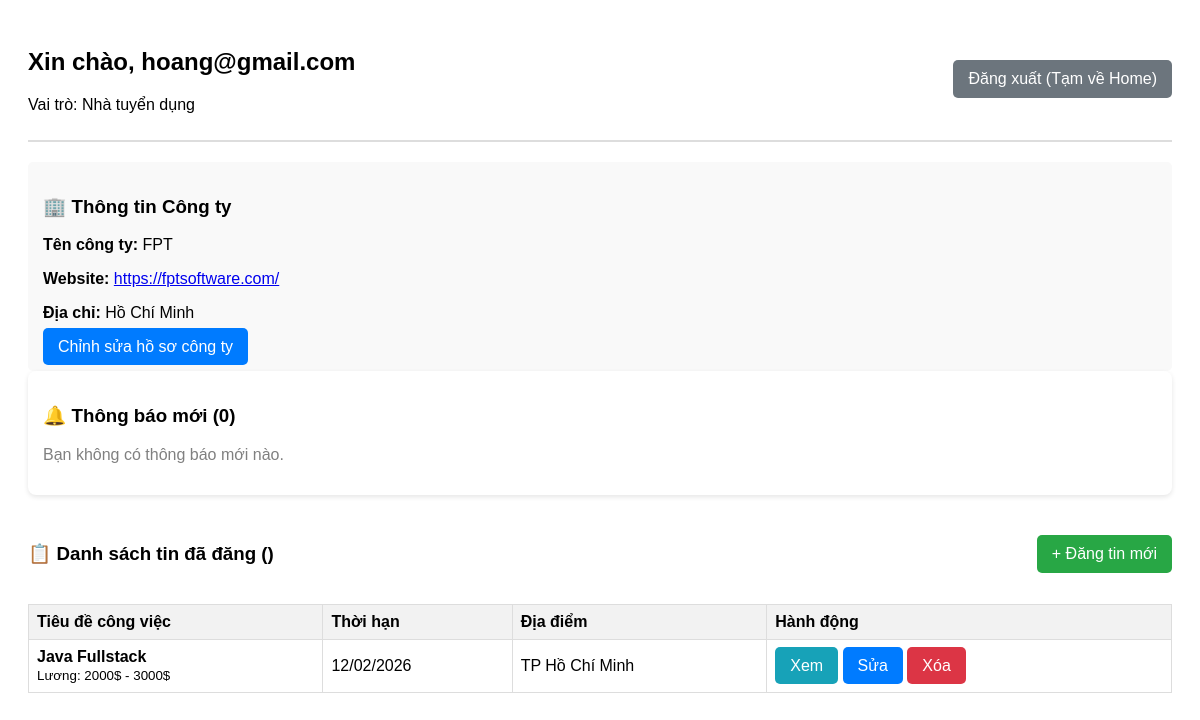
Page /recruiter_dashboard/ (signed in) on the committed database.
### base/models.py (models this page shows, shortened)
class User(AbstractUser):
    username = None
    email = models.EmailField(unique=True, verbose_name="Địa chỉ Email")
    ROLE_CHOICES = (
        ('candidate', 'Ứng viên'),
        ('recruiter', 'Nhà tuyên dụng'),
    )
    role = models.CharField(max_length=10, choices=ROLE_CHOICES, default='candidate')
    USERNAME_FIELD = 'email'
    REQUIRED_FIELDS = []
    objects = CustomerUserManager()

class CompanyProfile(models.Model):
    user = models.OneToOneField(User, on_delete=models.CASCADE, related_name='company_profile')
    name = models.CharField(max_length=255, verbose_name="Tên công ty")
    website = models.URLField(blank=True, null=True)
    address = models.CharField(max_length=255, verbose_name="Địa chỉ công ty")
    logo = models.ImageField(upload_to='company_logos/', blank=True, null=True)
    description = models.TextField(verbose_name="Giới thiệu công ty")

class JobPost(models.Model):
    recruiter = models.ForeignKey(User, on_delete=models.CASCADE, related_name='job_posts', null=True, blank=True)
    company_name = models.CharField(max_length=200)
    title = models.TextField(max_length=200, verbose_name="Tiêu đề công việc")
    description = models.TextField(verbose_name="Mô tả công việc")
    requirements = models.TextField(verbose_name="Yêu cầu công việc")
    salary_range = models.CharField(max_length=100, null=True, blank=True)
    location = models.CharField(max_length=255, verbose_name="Địa điểm làm việc")
    deadline = models.DateField(null = True, blank = True)
    is_active = models.BooleanField(default=True)
    created_at = models.DateTimeField(auto_now_add=True)
    interview_count = models.IntegerField(default=0, verbose_name="Số lượng đã nộp hồ sơ")
    full_text_search = models.TextField(blank=True, null=True)

### base/views/recruiter_view.py (the view)
# urls.py: path('recruiter_dashboard/',recruiter_view.recruiter_dashboard, name='recruiter_dashboard'),
@login_required(login_url='login')
def recruiter_dashboard(request):
    if request.user.role != 'recruiter':
        return redirect('login')
    try:
        company = request.user.company_profile
    except:
        company = None
    my_jobs = JobPost.objects.filter(recruiter=request.user)
    notifications = Notification.objects.filter(user = request.user, is_read = False).order_by('-created_at')
    context = {
        'company': company,
        'my_jobs': my_jobs,
        'notifications': notifications
    }
    return render(request, 'recruiter/recruiter_dashboard.html', context)

### base/templates/recruiter/recruiter_dashboard.html (shortened to what this page needs)
<!DOCTYPE html>
<html lang="vi">
<head>
</head>
<body>
    <div class="header">
        <div>
            <h2>Xin chào, {{ request.user.email }}</h2>
            <p>Vai trò: Nhà tuyển dụng</p>
        </div>
        <a href="{% url 'home' %}" class="btn btn-logout">Đăng xuất (Tạm về Home)</a>
    </div>
    <div style="margin-top: 20px; padding: 15px; background-color: #f9f9f9; border-radius: 5px;">
        <h3>🏢 Thông tin Công ty</h3>
        {% if company %}
            <p><strong>Tên công ty:</strong> {{ company.name }}</p>
            <p><strong>Website:</strong> <a href="{{ company.website }}" target="_blank">{{ company.website }}</a></p>
            <p><strong>Địa chỉ:</strong> {{ company.address }}</p>
            <a href="#" class="btn btn-blue">Chỉnh sửa hồ sơ công ty</a>
        {% else %}
            <p style="color: red;">Bạn chưa cập nhật hồ sơ công ty!</p>
            <a href="#" class="btn btn-blue">Tạo hồ sơ công ty ngay</a>
        {% endif %}
    </div>
    <div style="background: white; padding: 15px; border-radius: 8px; margin-bottom: 20px; box-shadow: 0 2px 5px rgba(0,0,0,0.1);">
    <h3>🔔 Thông báo mới ({% if notifications %}{{ notifications.count }}{% else %}0{% endif %})</h3>
        {% if notifications %}
            <ul style="list-style: none; padding: 0;">
                {% for notif in notifications %}
                <li style="padding: 10px; border-bottom: 1px solid #eee; display: flex; justify-content: space-between; align-items: center;">
                    <span>{{ notif.message }} <small style="color:gray">({{ notif.created_at|timesince }} trước)</small></span>
                    <a href="{% url 'mark_notif_read' notif.id %}" class="btn btn-blue" style="font-size: 12px; padding: 5px 10px;">Xem ngay</a>
                </li>
                {% endfor %}
            </ul>
        {% else %}
            <p style="color: gray;">Bạn không có thông báo mới nào.</p>
        {% endif %}
    </div>
    <div style="margin-top: 30px;">
        <div style="display: flex; justify-content: space-between; align-items: center;">
            <h3>📋 Danh sách tin đã đăng ({{ jobs.count }})</h3>
            <a href="{% url 'create_job' %}" class="btn btn-green">+ Đăng tin mới</a>
        </div>
        <table>
            <thead>
                <tr>
                    <th>Tiêu đề công việc</th>
                    <th>Thời hạn</th>
                    <th>Địa điểm</th>
                    <th>Hành động</th>
                </tr>
            </thead>
            <tbody>
                {% for job in my_jobs %}
                <tr>
                    <td>
                        <strong>{{ job.title }}</strong><br>
                        <small>Lương: {{ job.salary_range }}</small>
                    </td>
                    <td>{{ job.deadline|date:"d/m/Y" }}</td>
                    <td>{{ job.location }}</td>
                    <td>
                        <a href="{% url 'job_detail' job.id %}" class="btn btn-blue" style="background-color: #17a2b8;">Xem</a>
                        <a href="{% url 'update_job' job.id %}" class="btn btn-blue">Sửa</a>
                        <a href="{% url 'delete_job' job.id %}" class="btn btn-red">Xóa</a>
                    </td>
                </tr>
                {% empty %}
                <tr>
                    <td colspan="4" style="text-align: center;">Bạn chưa đăng tin tuyển dụng nào.</td>
                </tr>
                {% endfor %}
            </tbody>
        </table>
    </div>
</body>
</html>

### base/templates/recruiter/recruiter_dashboard.html (style rules this page uses)
body { font-family: sans-serif; padding: 20px; }
.header { display: flex; justify-content: space-between; align-items: center; border-bottom: 2px solid #ddd; padding-bottom: 10px; }
.btn { padding: 10px 15px; text-decoration: none; color: white; border-radius: 5px; }
.btn-green { background-color: #28a745; }
.btn-blue { background-color: #007bff; }
.btn-red { background-color: #dc3545; }
.btn-logout { background-color: #6c757d; }
table { width: 100%; border-collapse: collapse; margin-top: 20px; }
th, td { border: 1px solid #ddd; padding: 8px; text-align: left; }
th { background-color: #f2f2f2; }

### rows in the picture
User: user.email "hoang@gmail.com"
CompanyProfile: name "FPT", website "https://fptsoftware.com/", address "Hồ Chí Minh"
JobPost: title "Java Fullstack", salary_range "2000$ - 3000$", deadline "12/02/2026", location "TP Hồ Chí Minh"
